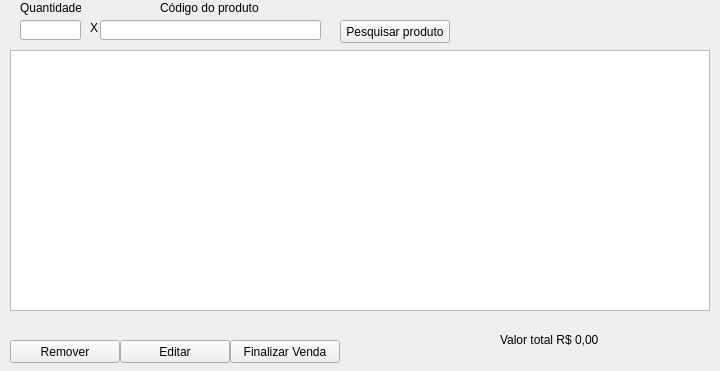
<?xml version="1.0" encoding="UTF-8"?>
<ui version="4.0">
 <class>fm_novaVenda</class>
 <widget class="QDialog" name="fm_novaVenda">
  <property name="geometry">
   <rect>
    <x>0</x>
    <y>0</y>
    <width>720</width>
    <height>371</height>
   </rect>
  </property>
  <property name="windowTitle">
   <string>Dialog</string>
  </property>
  <widget class="QLineEdit" name="txt_qtde">
   <property name="geometry">
    <rect>
     <x>20</x>
     <y>20</y>
     <width>61</width>
     <height>20</height>
    </rect>
   </property>
  </widget>
  <widget class="QLineEdit" name="txt_idProduto">
   <property name="geometry">
    <rect>
     <x>100</x>
     <y>20</y>
     <width>221</width>
     <height>20</height>
    </rect>
   </property>
  </widget>
  <widget class="QTableWidget" name="tw_listaProdutos">
   <property name="geometry">
    <rect>
     <x>10</x>
     <y>50</y>
     <width>700</width>
     <height>261</height>
    </rect>
   </property>
  </widget>
  <widget class="QLabel" name="label">
   <property name="geometry">
    <rect>
     <x>20</x>
     <y>0</y>
     <width>61</width>
     <height>16</height>
    </rect>
   </property>
   <property name="text">
    <string>Quantidade</string>
   </property>
  </widget>
  <widget class="QLabel" name="label_2">
   <property name="geometry">
    <rect>
     <x>90</x>
     <y>20</y>
     <width>16</width>
     <height>16</height>
    </rect>
   </property>
   <property name="text">
    <string>X</string>
   </property>
  </widget>
  <widget class="QLabel" name="label_3">
   <property name="geometry">
    <rect>
     <x>160</x>
     <y>0</y>
     <width>101</width>
     <height>16</height>
    </rect>
   </property>
   <property name="text">
    <string>Código do produto</string>
   </property>
  </widget>
  <widget class="QLabel" name="lb_totalVenda">
   <property name="geometry">
    <rect>
     <x>500</x>
     <y>330</y>
     <width>111</width>
     <height>20</height>
    </rect>
   </property>
   <property name="text">
    <string>Valor total R$ 0,00</string>
   </property>
  </widget>
  <widget class="QPushButton" name="btn_excluir">
   <property name="geometry">
    <rect>
     <x>10</x>
     <y>340</y>
     <width>110</width>
     <height>23</height>
    </rect>
   </property>
   <property name="text">
    <string>Remover</string>
   </property>
   <property name="autoDefault">
    <bool>false</bool>
   </property>
  </widget>
  <widget class="QPushButton" name="btn_editar">
   <property name="geometry">
    <rect>
     <x>120</x>
     <y>340</y>
     <width>110</width>
     <height>23</height>
    </rect>
   </property>
   <property name="text">
    <string>Editar</string>
   </property>
   <property name="autoDefault">
    <bool>false</bool>
   </property>
  </widget>
  <widget class="QPushButton" name="btn_venda">
   <property name="geometry">
    <rect>
     <x>230</x>
     <y>340</y>
     <width>110</width>
     <height>23</height>
    </rect>
   </property>
   <property name="text">
    <string>Finalizar Venda</string>
   </property>
   <property name="autoDefault">
    <bool>false</bool>
   </property>
  </widget>
  <widget class="QPushButton" name="btn_pesquisar">
   <property name="geometry">
    <rect>
     <x>340</x>
     <y>20</y>
     <width>110</width>
     <height>23</height>
    </rect>
   </property>
   <property name="text">
    <string>Pesquisar produto</string>
   </property>
   <property name="autoDefault">
    <bool>false</bool>
   </property>
  </widget>
 </widget>
 <resources/>
 <connections/>
</ui>
